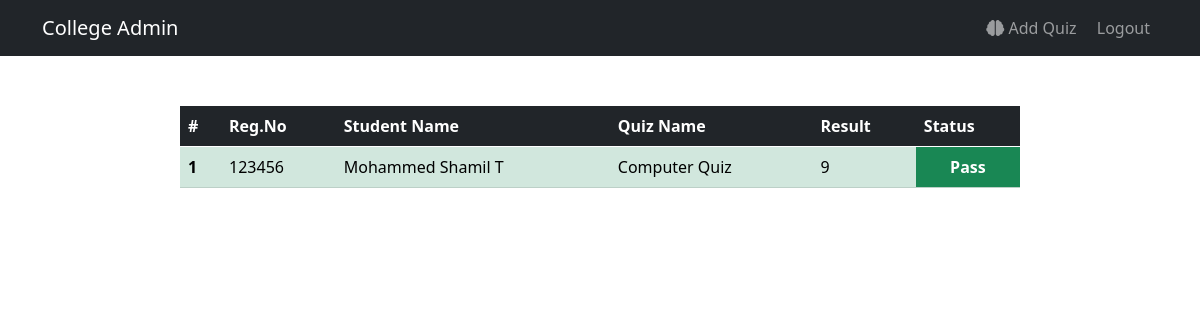
The app's page /college-admin/std-results, older data.
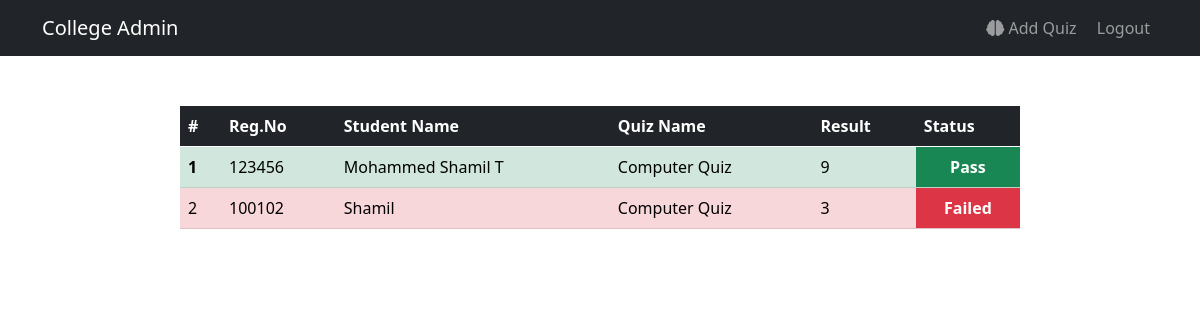
The same page, newer data.
### quizapp/models.py (models this page shows, shortened)
class Quiz_Model(models.Model):
  quiz_name = models.CharField(max_length=100)
  quiz_type = models.IntegerField(default=0)
  start_date = models.DateTimeField()
  end_date = models.DateTimeField()

class User_Model(models.Model):
  user_name = models.CharField(max_length=50)
  reg_no = models.IntegerField(default=0)
  pwd = models.CharField(max_length=13)

### quizapp/views.py (the view)
# urls.py: path('college-admin/std-results', views.student_results, name='std-result'),
def student_results(request):
    list = []
    Result = Quiz_result.objects.all()
    for r in Result:
        result = r.get_all_results()
        list.append(result)
    print(list)
    return render(request, 'student_result.html', {'results': list})

### quizapp/models.py (called while the page is built)
  def get_all_results(self):
    User = User_Model.objects.get(id = self.s_id)
    s_name = User.user_name
    reg_no = User.reg_no
    q_name = Quiz_Model.objects.get(id = self.quiz_type).quiz_name
    result = {
      'name':s_name,
      'reg_no':reg_no,
      'quiz':q_name,
      'result':self.result
    }
    return result

### templates/student_result.html (shortened to what this page needs)
<!DOCTYPE html>
<html lang="en">
<head>
  <link rel="stylesheet" href="https://pro.fontawesome.com/releases/v5.10.0/css/all.css"
 />
  <link href="https://cdn.jsdelivr.net/npm/bootstrap@5.0.2/dist/css/bootstrap.min.css" rel="stylesheet"
 />
</head>
<body>
  <header>
    <div class="nav-bar">
      <nav class="navbar navbar-expand-lg navbar-dark bg-dark">
        <div class="container">
          <a class="navbar-brand" href="#">College Admin</a>
          <div class="collapse navbar-collapse" id="navbarSupportedContent">
            <ul class="navbar-nav ms-auto">
              <li><a class="nav-link" href="/college_home?id=admin&pwd=admin"><i class="fas fa-brain"></i> Add Quiz</a></li>
              <li><a class="nav-link" href="/college_admin"> Logout</a></li>
            </ul>
          </div>
        </div>
      </nav>
    </div>
  </header>
  <div class="results">
    <table class="table table-dark table-responsive-sm">
      <thead class="">
        <th>#</th>
        <th>Reg.No</th>
        <th>Student Name</th>
        <th>Quiz Name</th>
        <th>Result</th>
        <th>Status</th>
      </thead>
      <tbody>
        {% for r in results %}
          {% if r.result >= 5 %}
          <tr class="table-success">
            <th>{{ forloop.counter }}</th>
            <td>{{ r.reg_no }}</td>
            <td>{{ r.name }}</td>
            <td>{{ r.quiz }}</td>
            <td>{{ r.result }}</td>
            <td class="pass" style="background-color: #198754;">Pass</td>
          </tr>
          {% else %}
          <tr class="table-danger">
            <td>{{ forloop.counter }}</td>
            <td>{{ r.reg_no }}</td>
            <td>{{ r.name }}</td>
            <td>{{ r.quiz }}</td>
            <td>{{ r.result }}</td>
            <td class="pass" style="background-color: #dc3545;">Failed</td>
          </tr>
          {% endif %}
        {% endfor %}
      </tbody>
    </table>
  </div>
</body>
</html>

Row changes from the older to the newer data that the page shows:
added User_Model: name "Shamil"
Text that changed along with them:
new list line: "2 100102 3 Failed"
new list line: "Computer Quiz"
